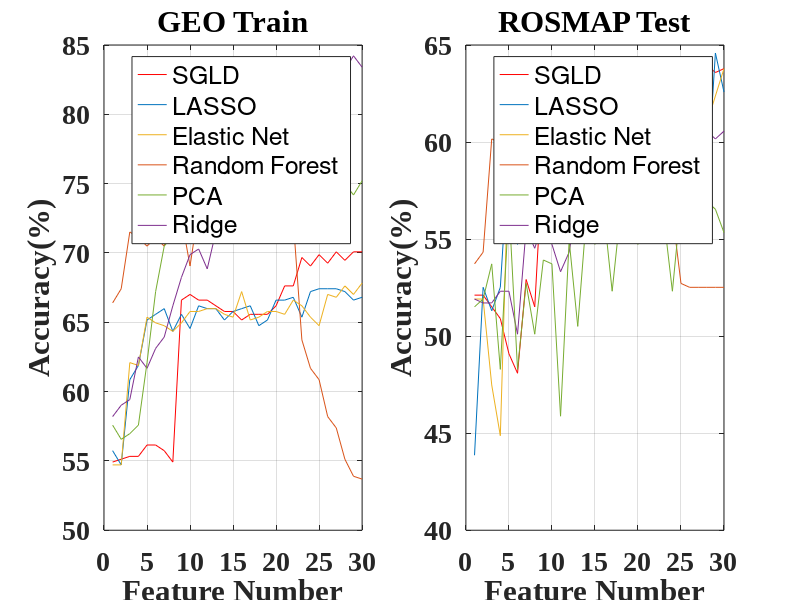
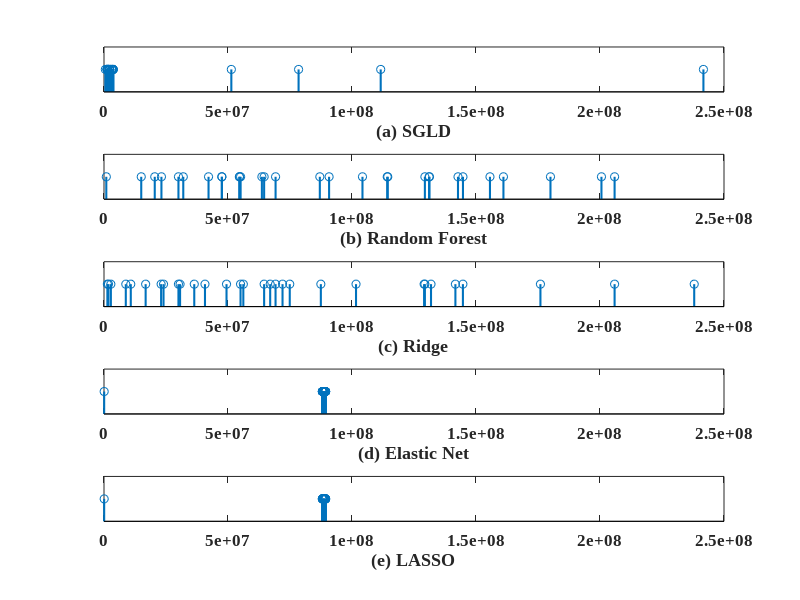

The MATLAB script that drew these images, in order:
%% sgld vs other
% test
% 1 0.4 0.2
sgld=[52.112676	52.112676	51.509054	50.905433	49.094567	48.088531	52.917505	51.509054	59.557344	60.160966	58.953722	57.947686	57.344064	60.362173	60.160966	60.160966	60.965795	59.557344	61.971831	62.977867	62.977867	60.965795	61.167002	61.971831	63.380282	64.185111	62.977867	63.983903	63.581489	63.782696
];
%1218
lasso=[43.86317907	52.51509054	51.30784708	52.51509054	59.55734406	54.72837022	58.95372233	56.53923541	58.75251509	56.13682093	58.95372233	56.9416499	59.15492958	57.74647887	59.15492958	57.34406439	57.34406439	57.34406439	57.74647887	58.95372233	58.95372233	57.34406439	61.5694165	57.34406439	61.16700201	60.16096579	61.16700201	57.54527163	64.58752515	62.57545272
];
%1218
rf=[53.722334	54.32595573	60.16096579	59.95975855	60.76458753	60.56338028	59.75855131	61.16700201	60.56338028	57.94768612	57.14285714	57.14285714	57.94768612	57.54527163	57.34406439	55.93561368	56.33802817	54.92957746	55.13078471	55.13078471	56.9416499	56.33802817	57.54527163	56.33802817	52.71629779	52.51509054	52.51509054	52.51509054	52.51509054	52.51509054
];
%1218
net=[51.91146881	51.91146881	47.48490946	44.86921529	59.75855131	57.14285714	57.34406439	59.35613682	60.36217304	58.75251509	58.55130785	59.15492958	57.94768612	57.74647887	58.55130785	56.53923541	57.34406439	57.34406439	57.74647887	58.75251509	58.55130785	58.75251509	57.14285714	57.94768612	59.15492958	60.76458753	60.16096579	60.96579477	62.37424547	63.78269618
];
ridge=[51.91146881	51.71026157	51.71026157	52.3138833	52.3138833	50.10060362	55.5331992	54.52716298	55.93561368	54.72837022	53.31991952	54.32595573	57.14285714	55.33199195	54.92957746	57.14285714	56.13682093	58.14889336	57.14285714	60.36217304	59.95975855	59.15492958	58.75251509	60.56338028	59.75855131	61.36820926	60.16096579	60.56338028	60.16096579	60.56338028
];
pca=[51.50905433	51.91146881	53.722334	48.28973843	56.74044266	48.28973843	52.71629779	50.10060362	53.92354125	53.722334	45.87525151	54.92957746	50.50301811	56.13682093	54.72837022	56.53923541	52.3138833	56.53923541	55.93561368	54.72837022	56.53923541	55.73440644	56.13682093	52.3138833	56.9416499	56.33802817	58.55130785	56.9416499	56.53923541	55.33199195
];

figure
subplot(1,2,2)
sgld_l=plot(sgld,'r');
hold on
lasso_l=plot(lasso);
hold on
rf_l=plot(rf);
hold on
net_l=plot(net);
hold on
ridge_l=plot(ridge);
hold on
pca_l=plot(pca);
grid on
legend([sgld_l,lasso_l,net_l,rf_l,pca_l,ridge_l],'SGLD','LASSO','Elastic Net','Random Forest','PCA','Ridge');

title('ROSMAP Test');
ylabel('Accuracy(%)');
xlabel('Feature Number');
set(gca,'FontName','Times New Roman','FontSize',20,'FontWeight','Bold');

%%
% train
% 1 0.4 0.2
sgld=[54.918033	55.122951	55.327869	55.327869	56.147541	56.147541	55.737705	54.918033	66.598361	67.008197	66.598361	66.598361	66.188525	65.778689	65.778689	65.163934	65.57377	65.57377	65.57377	66.188525	67.622951	67.622951	69.672131	69.057377	69.877049	69.262295	70.081967	69.467213	70.081967	70.081967
];
%1218
lasso=[55.73770492	54.71311475	60.86065574	61.8852459	65.16393443	65.57377049	65.98360656	64.3442623	65.57377049	64.54918033	66.18852459	65.98360656	65.98360656	65.16393443	65.77868852	65.98360656	66.18852459	64.75409836	65.16393443	66.59836066	66.59836066	66.80327869	65.36885246	67.21311475	67.41803279	67.41803279	67.41803279	67.21311475	66.59836066	66.80327869
];
%1218
rf=[66.39344262	67.41803279	71.51639344	71.10655738	70.49180328	71.10655738	70.49180328	73.36065574	72.54098361	69.05737705	73.1557377	71.72131148	73.97540984	72.74590164	74.18032787	71.92622951	73.7704918	72.95081967	72.33606557	72.95081967	71.51639344	72.33606557	63.7295082	61.68032787	60.86065574	58.19672131	57.37704918	55.12295082	53.89344262	53.68852459
];
%1218
net=[54.71311475	54.71311475	62.09016393	61.8852459	65.36885246	64.95901639	64.75409836	64.3442623	64.95901639	65.77868852	65.77868852	65.98360656	65.98360656	65.57377049	65.36885246	67.21311475	65.16393443	65.36885246	65.77868852	65.77868852	65.57377049	66.59836066	66.18852459	65.36885246	64.75409836	67.00819672	66.80327869	67.62295082	67.00819672	67.82786885
];
ridge=[58.19672131	59.01639344	59.42622951	62.5	61.68032787	63.1147541	63.93442623	66.18852459	68.23770492	69.87704918	70.28688525	68.85245902	71.51639344	71.92622951	71.51639344	75.20491803	75.81967213	76.8442623	76.8442623	81.96721311	82.99180328	83.60655738	83.19672131	82.37704918	83.40163934	82.78688525	83.40163934	83.19672131	84.22131148	83.40163934
];
pca=[57.58196721	56.55737705	56.96721311	57.58196721	62.09016393	67.21311475	70.49180328	71.31147541	73.1557377	72.74590164	73.1557377	73.1557377	74.18032787	74.18032787	72.95081967	74.3852459	74.18032787	73.56557377	74.79508197	75	74.3852459	72.74590164	74.79508197	75	74.3852459	74.18032787	74.3852459	75	74.18032787	75.20491803
];
subplot(1,2,1)
sgld_2=plot(sgld,'r');
hold on
lasso_2=plot(lasso);
hold on
rf_2=plot(rf);
hold on
net_2=plot(net);
hold on
ridge_2=plot(ridge);
hold on
pca_2=plot(pca);
grid on
legend([sgld_2,lasso_2,net_2,rf_2,pca_2,ridge_2],'SGLD','LASSO','Elastic Net','Random Forest','PCA','Ridge');

title('GEO Train');
ylabel('Accuracy(%)');
xlabel('Feature Number');
set(gca,'FontName','Times New Roman','FontSize',20,'FontWeight','Bold');

%% loc
%1218
sgld_loc=[554191	1212037	1320355	1321949	1322197	1324869	1438043	1438491	1445237	1447653	1448689	1454588	2188739	2195073	2200195	2266605	2278159	2285604	3087097	3092610	3097495	3349810	3663082	3668186	3669406	3714560	51342927	78460545	111571814	241700323
];
ridge_loc=[30018734	141694727	87437853	129387915	36397065	1805819	56179041	67010072	129074749	55058052	144720821	74900038	64568351	30673725	23027033	69173193	40716642	24000563	131860025	205885516	49401569	175980091	2769563	8788859	101621138	71986889	237988139	10798653	16790972	1364173
];
%1218
lasso_loc=[66892	88446971	88409881	88360018	88344614	88344454	88328391	88512755	88295459	88174249	88126069	88120588	88088407	88086615	88030594	88218727	88593304	88627650	88651049	89365313	89364656	89301921	89274479	89274369	89231437	89211759	89065432	89061922	88988667	88955359
];
%1218
rf_loc=[926764	144743304	205885516	161061483	155631053	180027591	64568351	142738830	104221930	87025633	42152629	30018734	200584005	131077956	31963845	131229360	47533427	23156926	114196774	69184265	20464767	54654136	129387915	114417780	54582177	47517775	15016776	55085465	90760882	63660959
];
%1218
net_loc=[66892	88446971	88409881	88360018	88344614	88344454	88328391	88512755	88295459	88174249	88126069	88120588	88088407	88086615	88030594	88218727	88593304	88627650	88651049	89365313	89364656	89301921	89274479	89274369	89231437	89211759	89065432	89061922	88988667	88955359
];

figure
subplot(5,1,1)
stem(sgld_loc,ones(size(sgld_loc)),'linewidth',1.5);
xlabel('(a) SGLD');
set(gca,'xlim',[0,2.5e8],'YTick',[],'ylim',[0,2],'FontName','Times New Roman','FontSize',12,'FontWeight','Bold');

subplot(5,1,2)
stem(rf_loc,ones(size(rf_loc)),'linewidth',1.5);
xlabel('(b) Random Forest');
set(gca,'xlim',[0,2.5e8],'YTick',[],'ylim',[0,2],'FontName','Times New Roman','FontSize',12,'FontWeight','Bold');

subplot(5,1,3)
stem(ridge_loc,ones(size(ridge_loc)),'linewidth',1.5);
xlabel('(c) Ridge');
set(gca,'xlim',[0,2.5e8],'YTick',[],'ylim',[0,2],'FontName','Times New Roman','FontSize',12,'FontWeight','Bold');

subplot(5,1,4)
stem(net_loc,ones(size(net_loc)),'linewidth',1.5);
xlabel('(d) Elastic Net');
set(gca,'xlim',[0,2.5e8],'YTick',[],'ylim',[0,2],'FontName','Times New Roman','FontSize',12,'FontWeight','Bold');

subplot(5,1,5)
stem(lasso_loc,ones(size(lasso_loc)),'linewidth',1.5);
xlabel('(e) LASSO');
set(gca,'xlim',[0,2.5e8],'YTick',[],'ylim',[0,2],'FontName','Times New Roman','FontSize',12,'FontWeight','Bold');
